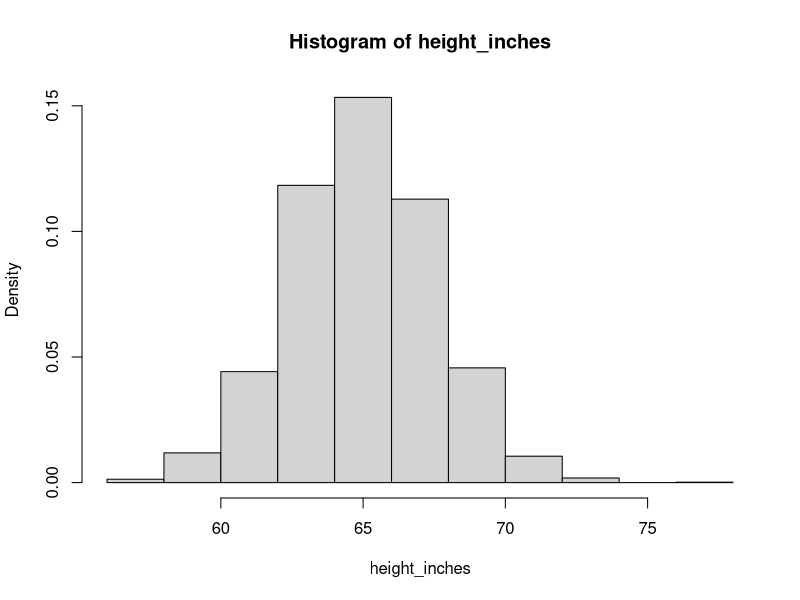
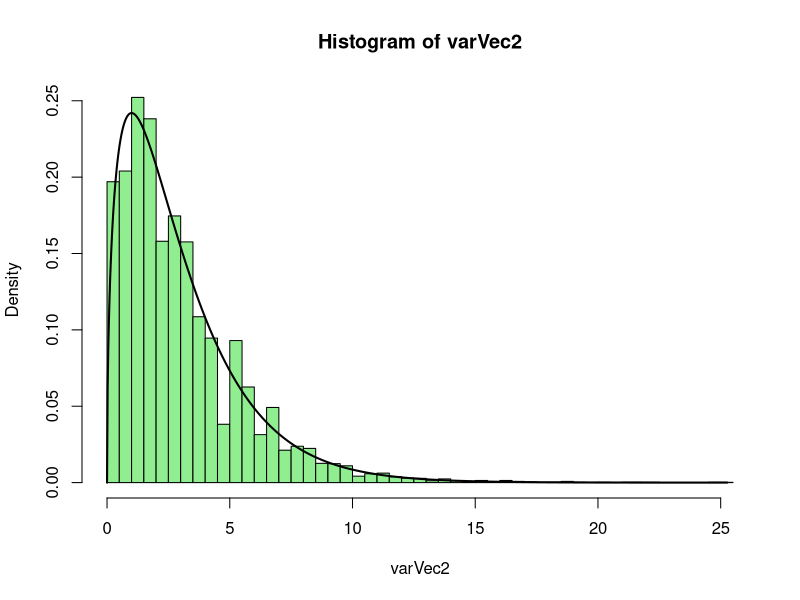
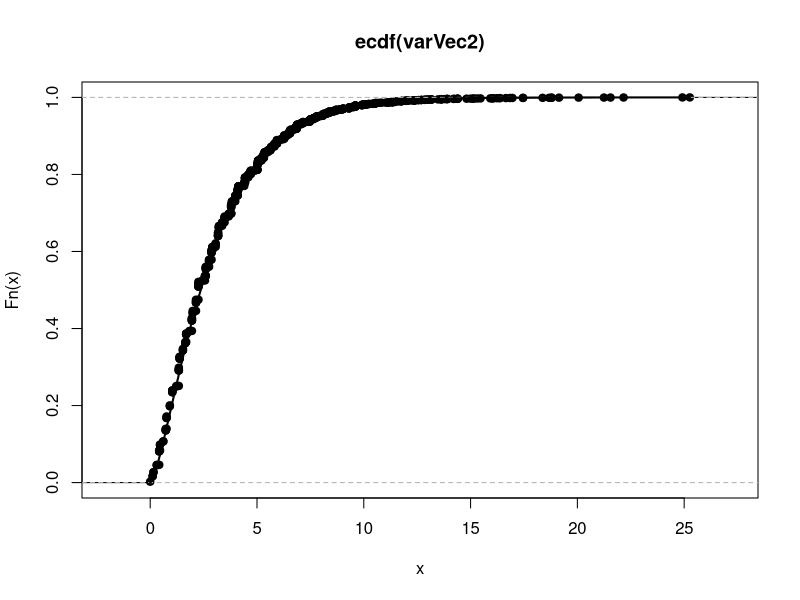

These figures' R source, in order:
## ---- chunk 1
pnorm(0.9) - pnorm(-0.9)
## ---- chunk 2
x <- c(3 < 5, 6 < 5) # logical results "combined" into a vector with c()
x
## ---- chunk 3
mean(x) # mean of logical vector is the proportion TRUE
## ---- chunk 4
Z <- rnorm(100000)
x <- (abs(Z) < 0.9) # big vector of logical results
mean(x)             # mean of logical vector is the proportion TRUE
## ---- chunk 5
Z <- rnorm(100000)
x <- (log(abs(Z)) > 0.5) # big vector of logical results
mean(x)                  # mean of logical vector is the proportion TRUE
## ---- chunk 6
set.seed(4302019)

#find the prob that the sample mean will be within 2 sq-in of the population mean

pnorm(1.5) - pnorm(-1.5)

Z <- rnorm(10000)
x <- (abs(Z) <= 1.5)
mean(x)

## ---- chunk 7
qnorm(.95)
## ---- chunk 8

set.seed(4302019)

n = 44
sd <- sqrt(4^2/n)

Z <- rnorm(10000, 0, sd)

x <- (abs(Z) <= 1)
mean(x)

## ---- chunk 9
my_prob <- function(delta, sigma, n){ # you can call your function anything you like
  prob <- pnorm(delta / sqrt(sigma ^ 2 / n)) - pnorm(-delta / sqrt(sigma ^ 2 / n)) 
  return(prob)
}
## ---- chunk 10
my_prob(0.3, 1, 9)
## ---- chunk 11
my_prob(sigma = 1, delta = 0.3, n = 9)
## ---- chunk 12
my_prob(0.3, 1, c(9, 10, 11, 12))
## ---- chunk 13
set.seed(4302019)
qprob <- function(delta, sigma, n){
  prob <- pnorm(delta / sqrt(sigma ^ 2 / n)) - pnorm(-delta / sqrt(sigma ^ 2 / n)) 
  return(prob)
}
## ---- chunk 14
## a)
qprob(.3, 1, 9)

## ---- chunk 15
## b)
qprob(.3,1,c(25,36,49,64))

## ---- chunk 16
## a)
## using qprob() from above
qprob(.3,2,9)

## ---- chunk 17
## b)
qprob(.3,2,c(25,26,49,64))

## ---- chunk 18
round(qnorm(c(0.025, 0.05, 0.95, 0.975)), 3)
## ---- chunk 19
ceiling(c(3.9, 41.1, 2.7))
## ---- chunk 20
set.seed(4302019)

nprob <- function(delta, sigma, p){
  n <- ceiling(((qnorm((1-p)/2)*sigma)/delta)^2)
  return(n)
}

## ---- chunk 21
nprob(.3, 1, .95)

## ---- chunk 22
nprob(1, 4, .9)

## ---- chunk 23
nprob(.5, sqrt(.4), .95)

## ---- chunk 24
nprob(1, sqrt(4.5), .95)

## ---- chunk 25
require(stats)
tmp <- as.numeric(colnames(crimtab)) / 2.54
height_inches <- as.numeric(rep(tmp, colSums(crimtab)))
## ---- chunk 26
set.seed(4302019)

require(stats)
tmp <- as.numeric(colnames(crimtab)) / 2.54
height_inches <- as.numeric(rep(tmp, colSums(crimtab)))

hist(height_inches,freq = FALSE)

varVec <- rep(0,10000)
for (i in seq(0,10000,1)) {
  varVec[i]<-var(sample(height_inches, 4, replace = T))
}
mean(varVec)
var(height_inches)

## ---- chunk 27
varVec2 <- varVec
for (i in seq(0,10000,1)) {
  varVec2[i] <- varVec[i]*3/mean(varVec)
  }
hist(varVec2, col="lightgreen", breaks = 40, freq = F)
x_vec <- seq(0,max(varVec2), length = 1000)
lines(x_vec, lwd="2", col="black", dchisq(x_vec, df = 3))
plot(ecdf(varVec2))
lines(x_vec, pchisq(x_vec, df=3), lwd="2", col="black")

## ---- chunk 28
qchisq(c(.005,.01,.025,.05,.1), df= 10 )
## ---- chunk 29
qchisq(df = seq(1,29,1), .05)
qchisq(df= seq(30,100, 10), .05)
## ---- chunk 30
1-pchisq(14.625,9)
## ---- chunk 31
set.seed(4302019)
# one sample
chi_data <- matrix(data = 0, nrow=10000, ncol=10)
var_chi <- numeric(10000)

for(i in seq(1:10000)){
  
  chi_sample <- rchisq(10, 9)
  
  chi_data[i,]<-chi_sample
  var_chi[i] <- var(chi_data[i,])
#(var(chi_sample)/9)*0.04
}

#var_chi <- (var_chi/9)*.04
#var_chi <- (var_chi > .065)
var_chi <- (var_chi > 14.625)
mean(var_chi)

